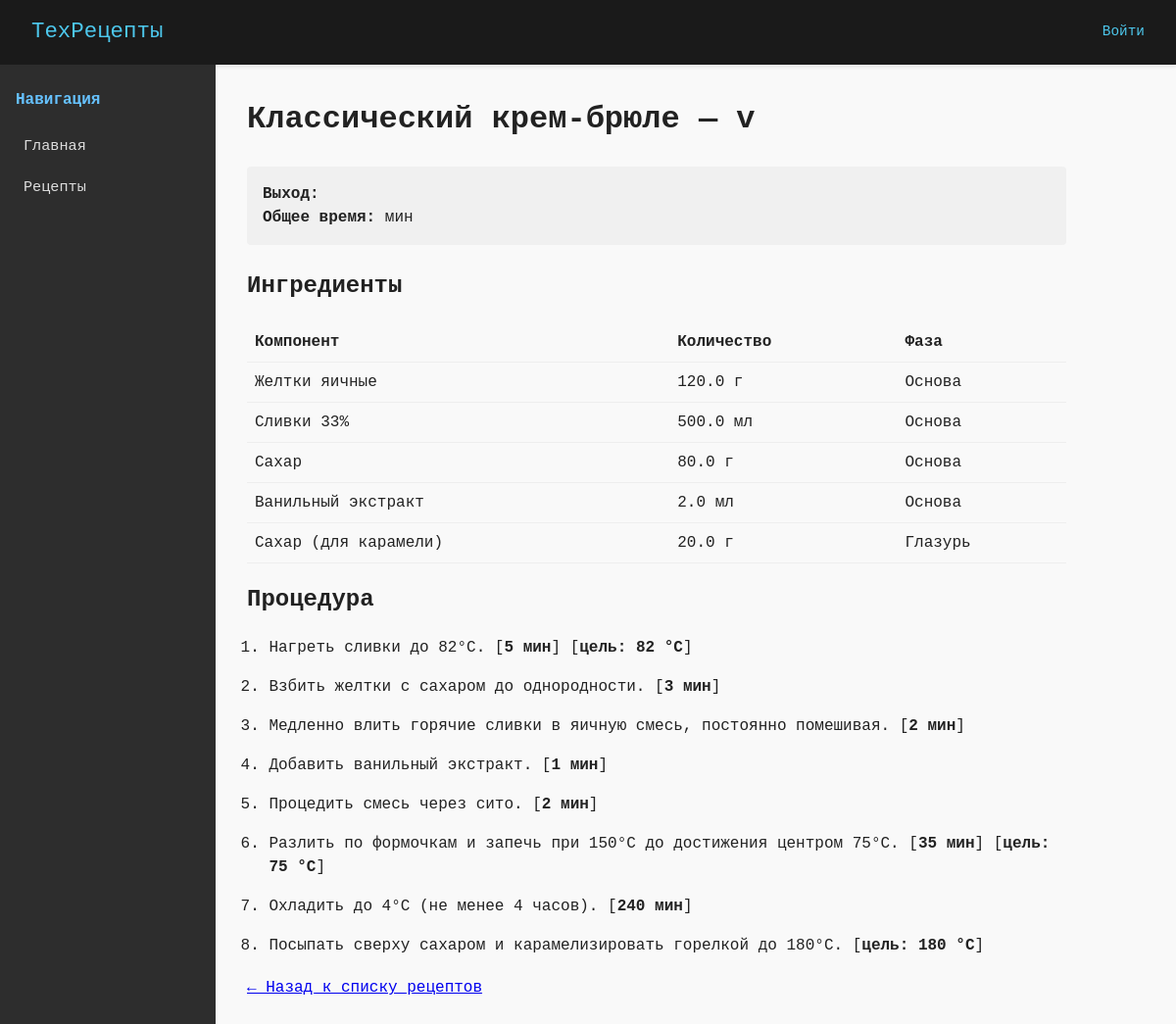
/recipe/creme-brulee, run on the app's committed database.
### models.py (models this page shows, shortened)
class Recipe(db.Model):
    id = db.Column(db.Integer, primary_key=True)
    title = db.Column(db.String(120), nullable=False)
    slug = db.Column(db.String(120), unique=True, nullable=False)
    created_at = db.Column(db.DateTime, default=datetime.utcnow)

class Ingredient(db.Model):
    id = db.Column(db.Integer, primary_key=True)
    recipe_id = db.Column(db.Integer, db.ForeignKey('recipe.id'), nullable=False)
    recipe = db.relationship('Recipe', backref=db.backref('ingredients', lazy=True, cascade="all, delete-orphan"))
    name = db.Column(db.String(100), nullable=False)
    amount = db.Column(db.Float, nullable=False)
    unit = db.Column(db.String(10), nullable=False)
    phase = db.Column(db.String(30), default="Основа")

class Step(db.Model):
    id = db.Column(db.Integer, primary_key=True)
    recipe_id = db.Column(db.Integer, db.ForeignKey('recipe.id'), nullable=False)
    recipe = db.relationship('Recipe', backref=db.backref('steps', lazy=True, cascade="all, delete-orphan"))
    step_number = db.Column(db.Integer, nullable=False)
    instruction = db.Column(db.Text, nullable=False)
    duration_min = db.Column(db.Integer, nullable=True)
    target_temp_c = db.Column(db.Integer, nullable=True)
    image = db.Column(db.String(200), nullable=True)  # путь: 'step_images/filename.jpg'

### app.py (the view)
@app.route('/recipe/<slug>')
def recipe_detail(slug):
    recipe = Recipe.query.filter_by(slug=slug).first_or_404()
    ingredients = recipe.ingredients
    steps = recipe.steps
    return render_template('recipe.html', recipe=recipe, ingredients=ingredients, steps=steps)

### templates/recipe.html (shortened to what this page needs)
{% extends "base.html" %}
{% block content %}
<h1>{{ recipe.title }} — v{{ recipe.version }}</h1>
<div class="recipe-meta">
    <p>
        <strong>Выход:</strong> {{ recipe.yield_amount }}<br>
        <strong>Общее время:</strong> {{ recipe.total_time_min }} мин<br>
    </p>
</div>
<h2>Ингредиенты</h2>
<table>
    <thead>
        <tr>
            <th>Компонент</th>
            <th>Количество</th>
            <th>Фаза</th>
        </tr>
    </thead>
    <tbody>
        {% for ing in ingredients %}
        <tr>
            <td>{{ ing.name }}</td>
            <td>{{ "%.1f"|format(ing.amount) }} {{ ing.unit }}</td>
            <td>{{ ing.phase }}</td>
        </tr>
        {% endfor %}
    </tbody>
</table>
<h2>Процедура</h2>
<ol>
{% for step in steps %}
    <li>
        {{ step.instruction }}
        {% if step.duration_min %} [<strong>{{ step.duration_min }} мин</strong>]{% endif %}
        {% if step.target_temp_c %} [<strong>цель: {{ step.target_temp_c }} °C</strong>]{% endif %}
    </li>
{% endfor %}
</ol>
<p><a href="/">← Назад к списку рецептов</a></p>
{% endblock %}

### templates/base.html (shortened to what this page needs)
<!DOCTYPE html>
<html lang="ru">
<head>
</head>
<body>
<header>
    <h1><a href="/">ТехРецепты</a></h1>
    <div style="display: flex; gap: 1rem; align-items: center;">
        {% if current_user.is_authenticated %}
            <span style="color: #aaa;">{{ current_user.username }}</span>
            <a href="/logout" style="color: #f44336; text-decoration: none; font-size: 0.9rem;">Выйти</a>
        {% else %}
            <a href="/login" style="color: #4dc7ec; text-decoration: none; font-size: 0.9rem;">Войти</a>
        {% endif %}
    </div>
</header>
    <div class="container">
        <nav class="sidebar">
            <h2>Навигация</h2>
            <ul>
                <li><a href="/">Главная</a></li>
                <li><a href="/recipes">Рецепты</a></li>
            </ul>
        </nav>
        <main class="content">
            {% block content %}{% endblock %}
        </main>
    </div>
</body>
</html>

### templates/base.html (style rules this page uses)
* { margin: 0; padding: 0; box-sizing: border-box; }
body { font-family: 'SF Mono', 'Fira Code', 'Consolas', monospace; background: #f9f9f9; color: #222; line-height: 1.5; }
header { background: #1a1a1a; color: #f0f0f0; padding: 1rem 2rem; display: flex; justify-content: space-between; align-items: center; box-shadow: 0 2px 4px rgba(0,0,0,0.1); }
header h1 { font-size: 1.4rem; font-weight: 500; }
header a { color: #4dc7ec; text-decoration: none; }
.container { display: flex; min-height: calc(100vh - 60px); }
.sidebar { width: 220px; background: #2d2d2d; padding: 1.5rem 1rem; color: #ccc; }
.sidebar h2 { font-size: 1rem; margin-bottom: 1.2rem; color: #66c2ff; }
.sidebar ul { list-style: none; }
.sidebar li { margin-bottom: 0.6rem; }
.sidebar a { color: #ddd; text-decoration: none; font-size: 0.95rem; padding: 0.3rem 0.5rem; border-radius: 3px; display: block; }
.content { flex: 1; padding: 2rem; max-width: 900px; }
.recipe-meta { background: #f0f0f0; padding: 1rem; border-radius: 4px; margin: 1.5rem 0; }
table { width: 100%; border-collapse: collapse; margin: 1.2rem 0; }
th, td { text-align: left; padding: 0.5rem; border-bottom: 1px solid #eee; }
ol { padding-left: 1.4rem; margin: 1.2rem 0; }
ol li { margin-bottom: 1rem; }

### data on the page
Recipe: title "Классический крем-брюле"
Ingredient: name "Желтки яичные", amount "120.0", unit "г", phase "Основа"
Ingredient: name "Сливки 33%", amount "500.0", unit "мл", phase "Основа"
Ingredient: name "Сахар", amount "80.0", unit "г", phase "Основа"
Ingredient: name "Ванильный экстракт", amount "2.0", unit "мл", phase "Основа"
Ingredient: name "Сахар (для карамели)", amount "20.0", unit "г", phase "Глазурь"
Step: instruction "Нагреть сливки до 82°C.", duration_min "5", target_temp_c "82"
Step: instruction "Взбить желтки с сахаром до однородности.", duration_min "3"
Step: instruction "Медленно влить горячие сливки в яичную смесь, постоянно помешивая.", duration_min "2"
Step: instruction "Добавить ванильный экстракт.", duration_min "1"
Step: instruction "Процедить смесь через сито.", duration_min "2"
Step: instruction "Разлить по формочкам и запечь при 150°C до достижения центром 75°C.", duration_min "35", target_temp_c "75"
Step: instruction "Охладить до 4°C (не менее 4 часов).", duration_min "240"
Step: instruction "Посыпать сверху сахаром и карамелизировать горелкой до 180°C.", target_temp_c "180"
